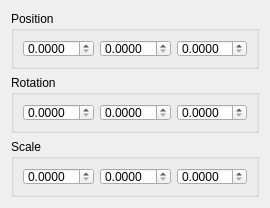
<?xml version="1.0" encoding="UTF-8"?>
<ui version="4.0">
 <class>PTransformation</class>
 <widget class="QWidget" name="PTransformation">
  <property name="geometry">
   <rect>
    <x>0</x>
    <y>0</y>
    <width>270</width>
    <height>208</height>
   </rect>
  </property>
  <property name="sizePolicy">
   <sizepolicy hsizetype="Expanding" vsizetype="Minimum">
    <horstretch>0</horstretch>
    <verstretch>0</verstretch>
   </sizepolicy>
  </property>
  <property name="minimumSize">
   <size>
    <width>270</width>
    <height>208</height>
   </size>
  </property>
  <property name="windowTitle">
   <string>Form</string>
  </property>
  <property name="autoFillBackground">
   <bool>false</bool>
  </property>
  <layout class="QVBoxLayout" name="verticalLayout">
   <property name="sizeConstraint">
    <enum>QLayout::SetMaximumSize</enum>
   </property>
   <item>
    <widget class="QGroupBox" name="groupBox">
     <property name="title">
      <string>Position</string>
     </property>
     <layout class="QHBoxLayout" name="horizontalLayout">
      <item>
       <widget class="QDoubleSpinBox" name="PosXDoubleSpinBox">
        <property name="buttonSymbols">
         <enum>QAbstractSpinBox::UpDownArrows</enum>
        </property>
        <property name="decimals">
         <number>4</number>
        </property>
       </widget>
      </item>
      <item>
       <widget class="QDoubleSpinBox" name="PosYDoubleSpinBox">
        <property name="decimals">
         <number>4</number>
        </property>
       </widget>
      </item>
      <item>
       <widget class="QDoubleSpinBox" name="PosZDoubleSpinBox">
        <property name="decimals">
         <number>4</number>
        </property>
       </widget>
      </item>
     </layout>
    </widget>
   </item>
   <item>
    <widget class="QGroupBox" name="groupBox_2">
     <property name="title">
      <string>Rotation</string>
     </property>
     <layout class="QHBoxLayout" name="horizontalLayout_2">
      <item>
       <widget class="QDoubleSpinBox" name="RotXDoubleSpinBox">
        <property name="decimals">
         <number>4</number>
        </property>
       </widget>
      </item>
      <item>
       <widget class="QDoubleSpinBox" name="RotYDoubleSpinBox">
        <property name="decimals">
         <number>4</number>
        </property>
       </widget>
      </item>
      <item>
       <widget class="QDoubleSpinBox" name="RotZDoubleSpinBox">
        <property name="decimals">
         <number>4</number>
        </property>
       </widget>
      </item>
     </layout>
    </widget>
   </item>
   <item>
    <widget class="QGroupBox" name="groupBox_3">
     <property name="title">
      <string>Scale</string>
     </property>
     <layout class="QHBoxLayout" name="horizontalLayout_3">
      <item>
       <widget class="QDoubleSpinBox" name="ScaXDoubleSpinBox">
        <property name="decimals">
         <number>4</number>
        </property>
       </widget>
      </item>
      <item>
       <widget class="QDoubleSpinBox" name="ScaYDoubleSpinBox">
        <property name="decimals">
         <number>4</number>
        </property>
       </widget>
      </item>
      <item>
       <widget class="QDoubleSpinBox" name="ScaZDoubleSpinBox">
        <property name="decimals">
         <number>4</number>
        </property>
       </widget>
      </item>
     </layout>
    </widget>
   </item>
  </layout>
 </widget>
 <resources/>
 <connections>
  <connection>
   <sender>PosXDoubleSpinBox</sender>
   <signal>valueChanged(double)</signal>
   <receiver>PTransformation</receiver>
   <slot>posXChanged(double)</slot>
   <hints>
    <hint type="sourcelabel">
     <x>40</x>
     <y>45</y>
    </hint>
    <hint type="destinationlabel">
     <x>109</x>
     <y>89</y>
    </hint>
   </hints>
  </connection>
  <connection>
   <sender>PosYDoubleSpinBox</sender>
   <signal>valueChanged(double)</signal>
   <receiver>PTransformation</receiver>
   <slot>posYChanged(double)</slot>
   <hints>
    <hint type="sourcelabel">
     <x>109</x>
     <y>45</y>
    </hint>
    <hint type="destinationlabel">
     <x>109</x>
     <y>89</y>
    </hint>
   </hints>
  </connection>
  <connection>
   <sender>PosZDoubleSpinBox</sender>
   <signal>valueChanged(double)</signal>
   <receiver>PTransformation</receiver>
   <slot>posZChanged(double)</slot>
   <hints>
    <hint type="sourcelabel">
     <x>178</x>
     <y>45</y>
    </hint>
    <hint type="destinationlabel">
     <x>109</x>
     <y>89</y>
    </hint>
   </hints>
  </connection>
  <connection>
   <sender>RotXDoubleSpinBox</sender>
   <signal>valueChanged(double)</signal>
   <receiver>PTransformation</receiver>
   <slot>rotXChanged(double)</slot>
   <hints>
    <hint type="sourcelabel">
     <x>40</x>
     <y>101</y>
    </hint>
    <hint type="destinationlabel">
     <x>109</x>
     <y>89</y>
    </hint>
   </hints>
  </connection>
  <connection>
   <sender>RotYDoubleSpinBox</sender>
   <signal>valueChanged(double)</signal>
   <receiver>PTransformation</receiver>
   <slot>rotYChanged(double)</slot>
   <hints>
    <hint type="sourcelabel">
     <x>109</x>
     <y>101</y>
    </hint>
    <hint type="destinationlabel">
     <x>109</x>
     <y>89</y>
    </hint>
   </hints>
  </connection>
  <connection>
   <sender>RotZDoubleSpinBox</sender>
   <signal>valueChanged(double)</signal>
   <receiver>PTransformation</receiver>
   <slot>rotZChanged(double)</slot>
   <hints>
    <hint type="sourcelabel">
     <x>178</x>
     <y>101</y>
    </hint>
    <hint type="destinationlabel">
     <x>109</x>
     <y>89</y>
    </hint>
   </hints>
  </connection>
  <connection>
   <sender>ScaXDoubleSpinBox</sender>
   <signal>valueChanged(double)</signal>
   <receiver>PTransformation</receiver>
   <slot>scaXChanged(double)</slot>
   <hints>
    <hint type="sourcelabel">
     <x>40</x>
     <y>157</y>
    </hint>
    <hint type="destinationlabel">
     <x>109</x>
     <y>89</y>
    </hint>
   </hints>
  </connection>
  <connection>
   <sender>ScaYDoubleSpinBox</sender>
   <signal>valueChanged(double)</signal>
   <receiver>PTransformation</receiver>
   <slot>scaYChanged(double)</slot>
   <hints>
    <hint type="sourcelabel">
     <x>109</x>
     <y>157</y>
    </hint>
    <hint type="destinationlabel">
     <x>109</x>
     <y>89</y>
    </hint>
   </hints>
  </connection>
  <connection>
   <sender>ScaZDoubleSpinBox</sender>
   <signal>valueChanged(double)</signal>
   <receiver>PTransformation</receiver>
   <slot>scaZChanged(double)</slot>
   <hints>
    <hint type="sourcelabel">
     <x>178</x>
     <y>157</y>
    </hint>
    <hint type="destinationlabel">
     <x>109</x>
     <y>89</y>
    </hint>
   </hints>
  </connection>
 </connections>
 <slots>
  <slot>posXChanged(double)</slot>
  <slot>posYChanged(double)</slot>
  <slot>posZChanged(double)</slot>
  <slot>rotXChanged(double)</slot>
  <slot>rotYChanged(double)</slot>
  <slot>rotZChanged(double)</slot>
  <slot>scaXChanged(double)</slot>
  <slot>scaYChanged(double)</slot>
  <slot>scaZChanged(double)</slot>
 </slots>
</ui>
